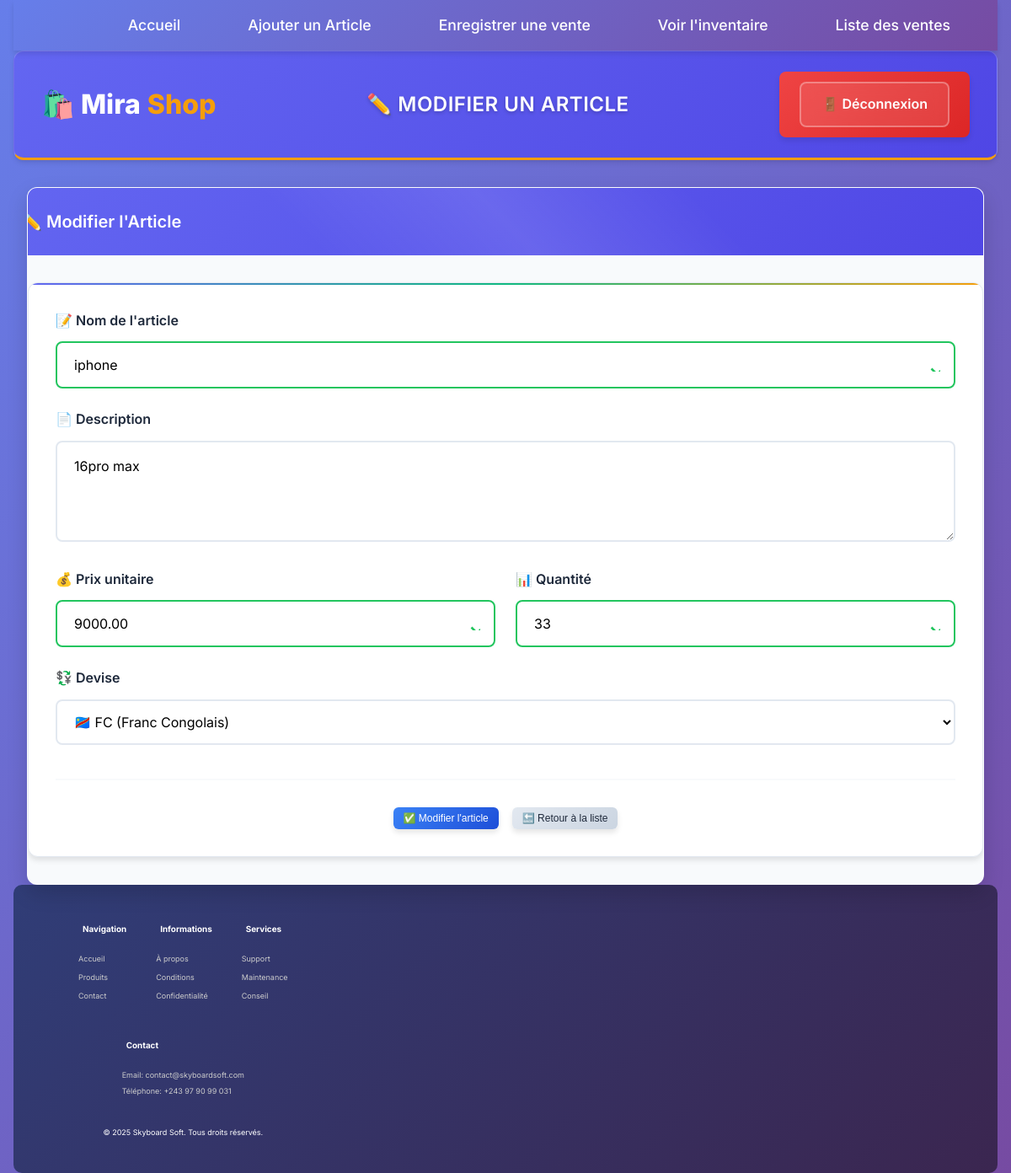
The app's page /modifier.php?id=10 (signed in) with its own data.
### tables this page shows
CREATE TABLE `articles` (
  `id` int(11) NOT NULL,
  `nom` varchar(100) NOT NULL,
  `description` text DEFAULT NULL,
  `prix` decimal(10,2) NOT NULL,
  `quantité` int(11) NOT NULL,
  `devise` enum('FC','USD') NOT NULL DEFAULT 'FC'
);

### modifier.php (the view, shortened to what this page needs)
<?php
include 'config.php';
$id = $_GET['id'];
$stmt = $conn->prepare("SELECT * FROM Articles WHERE id=?");
$stmt->bind_param("i", $id);
$stmt->execute();
$result = $stmt->get_result();
$article = $result->fetch_assoc();
?>
<!DOCTYPE html>
<html lang="fr">
<head>
    <link rel="stylesheet" href="style.css">
    <link rel="stylesheet" href="shop/modern-style.css">
</head>
<body class="page-transition">
  <div class="container">
      <?php
    include 'navbar.php'
    ?>
    <header class="header">
        <div class="header-content">
            <div class="logo">
                <a href="index.php">🛍️ Mira<span>Shop</span></a>
            </div>            <div class="header-title">
                <h1>✏️ MODIFIER UN ARTICLE</h1>
            </div>
            <div class="logout-btn">
                <a href="logout.php" class="btn-outline">🚪 Déconnexion</a>
            </div>
        </div>
    </header>
    <div class="container">
        <div class="main-card">
            <div class="card-header">
                <h2>✏️ Modifier l'Article</h2>
            </div>
            <div class="form-container">
                <form method="POST" class="modern-form">
                    <div class="form-group">
                        <label for="nom">📝 Nom de l'article</label>
                        <input type="text" id="nom" name="nom" value="<?php echo htmlspecialchars($article['nom']); ?>"
                               placeholder="Entrez le nom de l'article" required>
                    </div>
                    <div class="form-group">
                        <label for="description">📄 Description</label>
                        <textarea id="description" name="description"
                                  placeholder="Décrivez l'article en détail" required><?php echo htmlspecialchars($article['description']); ?></textarea>
                    </div>                    <div class="form-row">
                        <div class="form-group">
                            <label for="prix" id="prixLabel">💰 Prix unitaire</label>
                            <input type="number" id="prix" name="prix" value="<?php echo htmlspecialchars($article['prix']); ?>"
                                   step="0.01" min="0" placeholder="0.00" required>
                        </div>
                        <div class="form-group">
                            <label for="quantité">📊 Quantité</label>
                            <input type="number" id="quantité" name="quantité" value="<?php echo htmlspecialchars($article['quantité']); ?>"
                                   min="0" placeholder="0" required>
                        </div>
                    </div>
                    <div class="form-group">
                        <label for="devise">💱 Devise</label>
                        <select id="devise" name="devise" required>
                            <option value="FC" <?php echo (isset($article['devise']) && $article['devise'] == 'FC') ? 'selected' : ''; ?>>🇨🇩 FC (Franc Congolais)</option>
                        </select>
                    </div>
                    <div class="form-actions">
                        <button type="submit" class="btn btn-primary">
                            ✅ Modifier l'article
                        </button>
                        <button type="button" onclick="window.location.href='index.php'" class="btn btn-secondary">
                            🔙 Retour à la liste
                        </button>
                    </div>
                </form>
            </div>
        </div>
    </div>
    <?php
    include 'footer.php'
    ?>
</body>
</html>

### style.css (style rules this page uses)
:root { --primary-color: #6366f1; --primary-dark: #4f46e5; --secondary-color: #10b981; --accent-color: #f59e0b; --danger-color: #ef4444; --warning-color: #f97316; --info-color: #06b6d4; --success-color: #22c55e; --dark-color: #1f2937; --light-gray: #f8fafc; --medium-gray: #e2e8f0; --text-primary: #1e293b; --text-secondary: #64748b; --white: #ffffff; --shadow-light: 0 1px 3px rgba(0, 0, 0, 0.1); --shadow-medium: 0 4px 6px rgba(0, 0, 0, 0.1); --shadow-large: 0 10px 25px rgba(0, 0, 0, 0.15); --border-radius: 12px; --border-radius-small: 8px; --transition: all 0.3s cubic-bezier(0.4, 0, 0.2, 1); }
* { margin: 0; padding: 0; box-sizing: border-box; }
body { font-family: 'Inter', -apple-system, BlinkMacSystemFont, 'Segoe UI', Roboto, Oxygen, Ubuntu, Cantarell, sans-serif; background: linear-gradient(135deg, #667eea 0%, #764ba2 100%); min-height: 100vh; color: var(--text-primary); line-height: 1.6; overflow-x: hidden; }
.container { max-width: 1200px; margin: 0 auto; padding: 20px; min-height: 100vh; }
.header { background: var(--white); border-radius: var(--border-radius); padding: 1.5rem 2rem; margin-bottom: 2rem; box-shadow: var(--shadow-large); display: flex; justify-content: space-between; align-items: center; backdrop-filter: blur(20px); border: 1px solid rgba(255, 255, 255, 0.2); position: relative; overflow: hidden; }
.header::before { content: ''; position: absolute; top: 0; left: 0; right: 0; height: 4px; background: linear-gradient(90deg, var(--primary-color), var(--secondary-color), var(--accent-color)); }
.logo a { font-size: 1rem; font-weight: 800; text-decoration: none; color: var(--primary-color); display: flex; align-items: center; gap: 0.5rem; transition: var(--transition); }
.logo span { color: var(--secondary-color); }
.logout-btn { background: linear-gradient(135deg, var(--danger-color), #dc2626); color: var(--white); padding: 0.75rem 1.5rem; border-radius: var(--border-radius-small); text-decoration: none; font-weight: 600; transition: var(--transition); box-shadow: var(--shadow-medium); display: flex; align-items: center; gap: 0.5rem; }
.main-card { background: #c1c2c2; border-radius: var(--border-radius); padding: 2rem; box-shadow: var(--shadow-large); border: 1px solid rgba(255, 255, 255, 0.2); backdrop-filter: blur(20px); position: relative; overflow: hidden; }
.main-card::before { content: ''; position: absolute; top: 0; left: 0; right: 0; height: 1px; background: linear-gradient(90deg, transparent, var(--primary-color), transparent); }
.btn { padding: 0.875rem 1.5rem; border: none; border-radius: var(--border-radius-small); font-weight: 600; text-decoration: none; cursor: pointer; transition: var(--transition); display: inline-flex; align-items: center; gap: 0.5rem; font-size: 0.95rem; box-shadow: var(--shadow-medium); position: relative; overflow: hidden; }
.btn::before { content: ''; position: absolute; top: 0; left: -100%; width: 100%; height: 100%; background: linear-gradient(90deg, transparent, rgba(255, 255, 255, 0.2), transparent); transition: left 0.5s; }
.btn-primary { background: linear-gradient(135deg, var(--primary-color), var(--primary-dark)); color: var(--white); }
.btn-secondary { background: linear-gradient(135deg, var(--medium-gray), #cbd5e1); color: var(--text-primary); }
.form-container { margin-top: 2rem; }
.modern-form { background: var(--light-gray); padding: 2rem; border-radius: var(--border-radius); border: 1px solid var(--medium-gray); }
.form-group { margin-bottom: 1.5rem; }
.form-group label { display: block; margin-bottom: 0.5rem; font-weight: 600; color: var(--text-primary); font-size: 0.95rem; }
.form-group input, .form-group textarea, .form-group select { width: 100%; padding: 0.875rem 1rem; border: 2px solid var(--medium-gray); border-radius: var(--border-radius-small); font-size: 1rem; transition: var(--transition); background: var(--white); font-family: inherit; }
.form-group textarea { resize: vertical; min-height: 100px; }
.form-row { display: grid; grid-template-columns: 1fr 1fr; gap: 1rem; }
.form-actions { display: flex; gap: 1rem; justify-content: center; margin-top: 2rem; padding-top: 2rem; border-top: 1px solid var(--medium-gray); }

### records on screen
articles: nom "iphone", description "16pro max", prix "9000.00", quantité "33", devise "🇨🇩 FC (Franc Congolais)"
